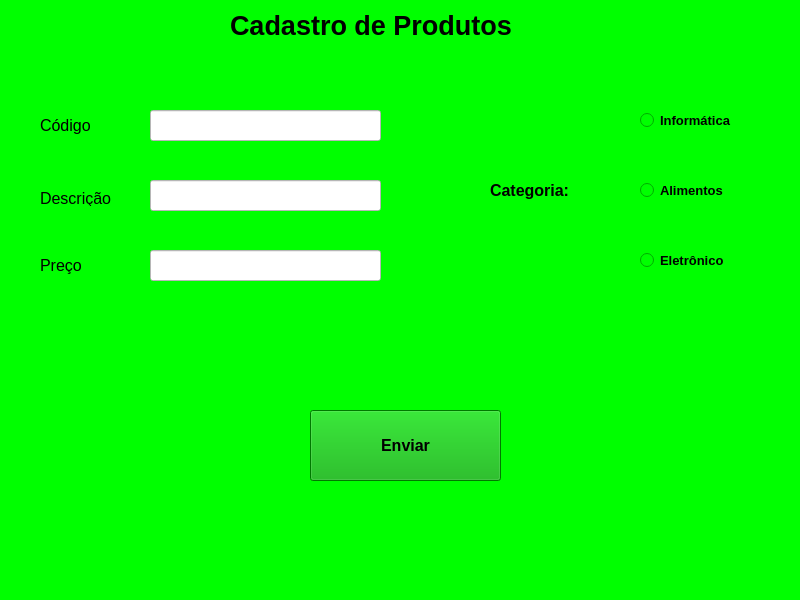
<?xml version="1.0" encoding="UTF-8"?>
<ui version="4.0">
 <class>MainWindow</class>
 <widget class="QMainWindow" name="MainWindow">
  <property name="geometry">
   <rect>
    <x>0</x>
    <y>0</y>
    <width>800</width>
    <height>600</height>
   </rect>
  </property>
  <property name="windowTitle">
   <string>MainWindow</string>
  </property>
  <property name="styleSheet">
   <string notr="true">background-color: rgb(0, 255, 0);</string>
  </property>
  <widget class="QWidget" name="centralwidget">
   <widget class="QLabel" name="cadastroProdutos">
    <property name="geometry">
     <rect>
      <x>230</x>
      <y>10</y>
      <width>361</width>
      <height>31</height>
     </rect>
    </property>
    <property name="font">
     <font>
      <pointsize>20</pointsize>
      <weight>75</weight>
      <bold>true</bold>
     </font>
    </property>
    <property name="text">
     <string>Cadastro de Produtos</string>
    </property>
   </widget>
   <widget class="QLabel" name="codigo_lbl">
    <property name="geometry">
     <rect>
      <x>40</x>
      <y>110</y>
      <width>61</width>
      <height>31</height>
     </rect>
    </property>
    <property name="font">
     <font>
      <pointsize>12</pointsize>
     </font>
    </property>
    <property name="text">
     <string>Código</string>
    </property>
   </widget>
   <widget class="QLabel" name="preco_lbl">
    <property name="geometry">
     <rect>
      <x>40</x>
      <y>250</y>
      <width>55</width>
      <height>31</height>
     </rect>
    </property>
    <property name="font">
     <font>
      <pointsize>12</pointsize>
     </font>
    </property>
    <property name="text">
     <string>Preço</string>
    </property>
   </widget>
   <widget class="QLabel" name="descricao_lbl">
    <property name="geometry">
     <rect>
      <x>40</x>
      <y>190</y>
      <width>91</width>
      <height>16</height>
     </rect>
    </property>
    <property name="font">
     <font>
      <pointsize>12</pointsize>
     </font>
    </property>
    <property name="text">
     <string>Descrição</string>
    </property>
   </widget>
   <widget class="QLineEdit" name="txt_codigo">
    <property name="geometry">
     <rect>
      <x>150</x>
      <y>110</y>
      <width>231</width>
      <height>31</height>
     </rect>
    </property>
    <property name="styleSheet">
     <string notr="true">background-color: rgb(255, 255, 255);</string>
    </property>
   </widget>
   <widget class="QLineEdit" name="txt_descricao">
    <property name="geometry">
     <rect>
      <x>150</x>
      <y>180</y>
      <width>231</width>
      <height>31</height>
     </rect>
    </property>
    <property name="styleSheet">
     <string notr="true">background-color: rgb(255, 255, 255);</string>
    </property>
   </widget>
   <widget class="QLineEdit" name="txt_preco">
    <property name="geometry">
     <rect>
      <x>150</x>
      <y>250</y>
      <width>231</width>
      <height>31</height>
     </rect>
    </property>
    <property name="styleSheet">
     <string notr="true">background-color: rgb(255, 255, 255);</string>
    </property>
   </widget>
   <widget class="QRadioButton" name="rB_informatica">
    <property name="geometry">
     <rect>
      <x>640</x>
      <y>110</y>
      <width>131</width>
      <height>20</height>
     </rect>
    </property>
    <property name="font">
     <font>
      <pointsize>10</pointsize>
      <weight>75</weight>
      <bold>true</bold>
     </font>
    </property>
    <property name="text">
     <string>Informática</string>
    </property>
   </widget>
   <widget class="QRadioButton" name="rB_alimentos">
    <property name="geometry">
     <rect>
      <x>640</x>
      <y>180</y>
      <width>121</width>
      <height>20</height>
     </rect>
    </property>
    <property name="font">
     <font>
      <pointsize>10</pointsize>
      <weight>75</weight>
      <bold>true</bold>
     </font>
    </property>
    <property name="text">
     <string>Alimentos</string>
    </property>
   </widget>
   <widget class="QRadioButton" name="rB_eletronico">
    <property name="geometry">
     <rect>
      <x>640</x>
      <y>250</y>
      <width>121</width>
      <height>20</height>
     </rect>
    </property>
    <property name="font">
     <font>
      <pointsize>10</pointsize>
      <weight>75</weight>
      <bold>true</bold>
     </font>
    </property>
    <property name="text">
     <string>Eletrônico</string>
    </property>
   </widget>
   <widget class="QLabel" name="categoria_lbl">
    <property name="geometry">
     <rect>
      <x>490</x>
      <y>170</y>
      <width>111</width>
      <height>41</height>
     </rect>
    </property>
    <property name="font">
     <font>
      <pointsize>12</pointsize>
      <weight>75</weight>
      <bold>true</bold>
     </font>
    </property>
    <property name="text">
     <string>Categoria:</string>
    </property>
   </widget>
   <widget class="QPushButton" name="enviar">
    <property name="geometry">
     <rect>
      <x>310</x>
      <y>410</y>
      <width>191</width>
      <height>71</height>
     </rect>
    </property>
    <property name="font">
     <font>
      <pointsize>12</pointsize>
      <weight>75</weight>
      <bold>true</bold>
     </font>
    </property>
    <property name="styleSheet">
     <string notr="true">background-color: rgb(0, 170, 0);</string>
    </property>
    <property name="text">
     <string>Enviar</string>
    </property>
   </widget>
  </widget>
  <widget class="QMenuBar" name="menubar">
   <property name="geometry">
    <rect>
     <x>0</x>
     <y>0</y>
     <width>800</width>
     <height>26</height>
    </rect>
   </property>
  </widget>
  <widget class="QStatusBar" name="statusbar"/>
 </widget>
 <resources/>
 <connections/>
</ui>
